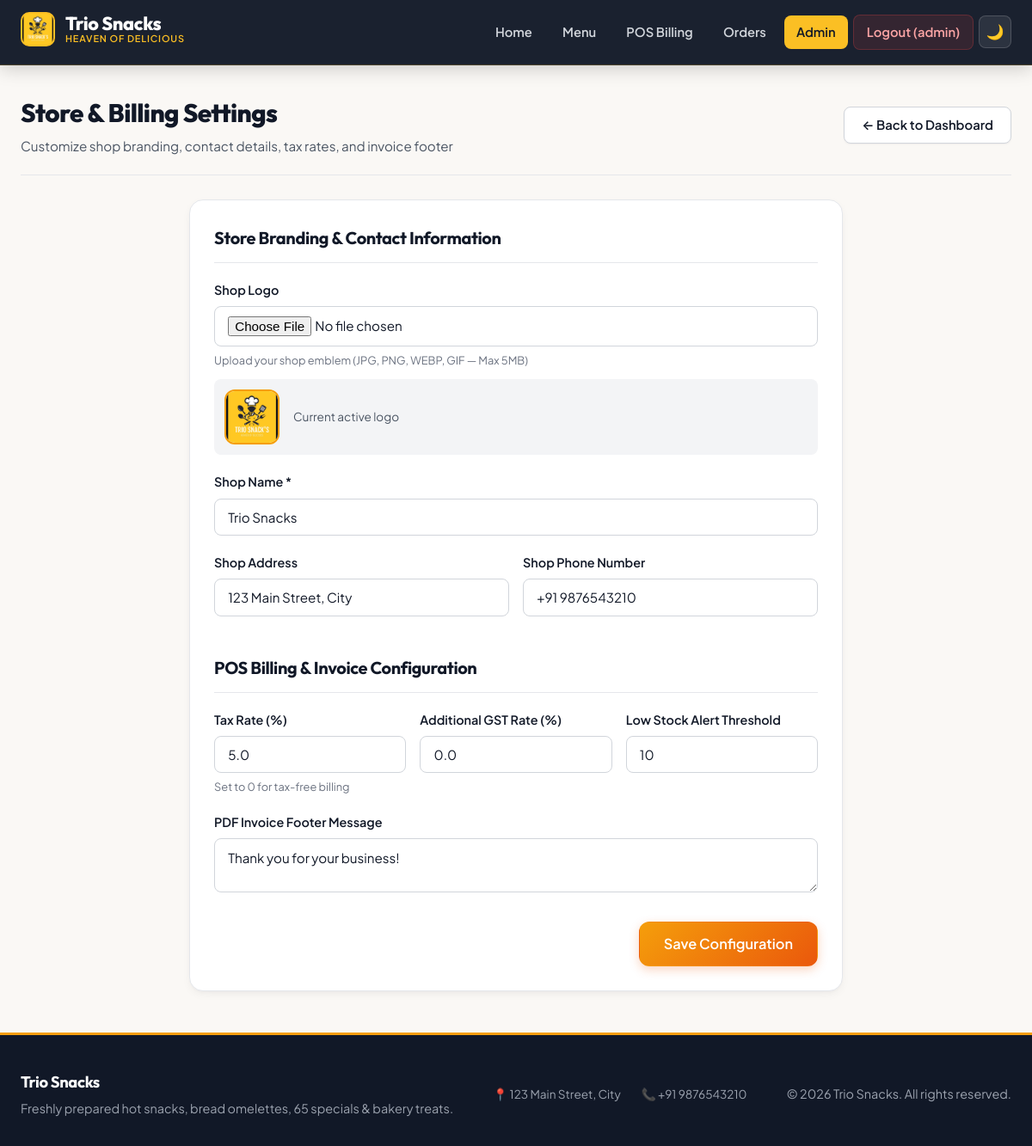
The app's page /admin/settings (signed in) with its own data.
### models.py (models this page shows, shortened)
class Setting(db.Model):
    __tablename__ = "settings"
    id = db.Column(db.Integer, primary_key=True)
    key = db.Column(db.String(100), unique=True, nullable=False, index=True)
    value = db.Column(db.Text, nullable=False)
    description = db.Column(db.String(255))
    updated_at = db.Column(db.DateTime, default=datetime.utcnow, onupdate=datetime.utcnow)

### app.py (the view)
@app.route("/admin/settings")
@admin_required
def admin_settings():
    settings = {s.key: s.value for s in Setting.query.all()}
    return render_template("admin/settings.html", settings=settings)

### app.py (called while the page is built)
def get_setting_value(key: str, default: str = "") -> str:
    try:
        setting = Setting.query.filter_by(key=key).first()
        return setting.value if setting and setting.value is not None else default
    except Exception:
        return default

@app.context_processor
def inject_global_context():
    shop_name = get_setting_value("shop_name", "Trio Snacks")
    shop_logo = get_setting_value(
        "shop_logo", "20260103_141024_WhatsApp_Image_2026-01-03_at_12.56.07_PM.jpeg"
    )
    shop_address = get_setting_value("shop_address", "123 Main Street, City")
    shop_phone = get_setting_value("shop_phone", "+91 9876543210")
    return {
        "global_shop_name": shop_name,
        "global_shop_logo": shop_logo,
        "global_shop_address": shop_address,
        "global_shop_phone": shop_phone,
        "current_year": datetime.now().year,
    }

@app.before_request
def ensure_db_ready():
    if not _db_initialized:
        init_db()

### auth.py (called while the page is built)
def get_current_user():
    user_id = session.get("user_id")
    if not user_id:
        return None
    return db.session.get(User, user_id)

def login_required(f):
    @wraps(f)
    def decorated_function(*args, **kwargs):
        if "user_id" not in session or not get_current_user():
            session.clear()
            if request.path.startswith("/api/"):
                return jsonify({"error": "Authentication required"}), 401
            return redirect(url_for("login", next=request.path))
        return f(*args, **kwargs)
    return decorated_function

def admin_required(f):
    @wraps(f)
    @login_required
    def decorated_function(*args, **kwargs):
        user = get_current_user()
        if not user or not user.is_admin():
            if request.path.startswith("/api/"):
                return jsonify({"error": "Administrator privileges required"}), 403
            return redirect(url_for("billing"))
        return f(*args, **kwargs)
    return decorated_function

### models.py (called while the page is built)
    def is_admin(self) -> bool:
        return self.role == "admin"

### templates/admin/settings.html (shortened to what this page needs)
{% extends "base.html" %}
{% block content %}
<div class="container">
    <div class="page-header">
        <div>
            <h1>Store &amp; Billing Settings</h1>
            <p>Customize shop branding, contact details, tax rates, and invoice footer</p>
        </div>
        <a href="{{ url_for('admin_dashboard') }}" class="btn btn-secondary">&larr; Back to Dashboard</a>
    </div>
    <div class="settings-card" style="max-width: 760px; margin: 0 auto;">
        <form method="POST" action="{{ url_for('admin_settings_update') }}" enctype="multipart/form-data">
            <h2>Store Branding &amp; Contact Information</h2>
            <div class="form-group">
                <label for="shop-logo">Shop Logo</label>
                <input type="file" id="shop-logo" name="logo" accept="image/*">
                <small>Upload your shop emblem (JPG, PNG, WEBP, GIF — Max 5MB)</small>
                {% if settings.get('shop_logo') %}
                    <div style="margin-top: 0.75rem; display: flex; align-items: center; gap: 1rem; padding: 0.75rem; background: var(--bg-subtle); border-radius: var(--radius-sm);">
                        <img src="{{ url_for('static', filename='images/' + settings.get('shop_logo')) }}"
                             alt="Shop Logo"
                             style="width: 64px; height: 64px; object-fit: cover; border-radius: 12px; border: 2px solid var(--primary-color);"
                             onerror="this.src='/uploads/{{ settings.get('shop_logo') }}'">
                        <span style="font-size: 0.85rem; color: var(--text-secondary);">Current active logo</span>
                    </div>
                {% endif %}
            </div>
            <div class="form-group">
                <label for="shop-name">Shop Name *</label>
                <input type="text" id="shop-name" name="shop_name" value="{{ settings.get('shop_name', 'Trio Snacks') }}" required>
            </div>
            <div style="display:grid;grid-template-columns:repeat(auto-fit, minmax(240px, 1fr));gap:1rem;">
                <div class="form-group">
                    <label for="shop-address">Shop Address</label>
                    <input type="text" id="shop-address" name="shop_address" value="{{ settings.get('shop_address', '') }}">
                </div>
                <div class="form-group">
                    <label for="shop-phone">Shop Phone Number</label>
                    <input type="text" id="shop-phone" name="shop_phone" value="{{ settings.get('shop_phone', '') }}">
                </div>
            </div>
            <h2 style="margin-top: 1.5rem;">POS Billing &amp; Invoice Configuration</h2>
            <div style="display:grid;grid-template-columns:repeat(auto-fit, minmax(180px, 1fr));gap:1rem;">
                <div class="form-group">
                    <label for="tax-rate">Tax Rate (%)</label>
                    <input type="number" id="tax-rate" name="tax_rate" step="0.1" min="0" value="{{ settings.get('tax_rate', '5.0') }}" required>
                    <small>Set to 0 for tax-free billing</small>
                </div>
                <div class="form-group">
                    <label for="gst-rate">Additional GST Rate (%)</label>
                    <input type="number" id="gst-rate" name="gst_rate" step="0.1" min="0" value="{{ settings.get('gst_rate', '0.0') }}" required>
                </div>
                <div class="form-group">
                    <label for="stock-alert-threshold">Low Stock Alert Threshold</label>
                    <input type="number" id="stock-alert-threshold" name="stock_alert_threshold" min="0" value="{{ settings.get('stock_alert_threshold', '10') }}" required>
                </div>
            </div>
            <div class="form-group">
                <label for="invoice-footer">PDF Invoice Footer Message</label>
                <textarea id="invoice-footer" name="invoice_footer" rows="2">{{ settings.get('invoice_footer', 'Thank you for your business!') }}</textarea>
            </div>
            <div class="form-actions">
                <button type="submit" class="btn btn-primary btn-large">Save Configuration</button>
            </div>
        </form>
    </div>
</div>
{% endblock %}

### templates/base.html (shortened to what this page needs)
<!DOCTYPE html>
<html lang="en">
<head>
    <link rel="stylesheet" href="{{ url_for('static', filename='css/main.css') }}">
    <link rel="stylesheet" href="{{ url_for('static', filename='css/dark-mode.css') }}">
</head>
<body>
    <nav class="navbar">
        <div class="container">
            <div class="nav-brand">
                <a href="{{ url_for('home') }}">
                    {% if global_shop_logo %}
                        <img src="{{ url_for('static', filename='images/' + global_shop_logo) }}"
                             alt="{{ global_shop_name }}"
                             class="nav-brand-logo"
                             onerror="this.style.display='none'">
                    {% else %}
                        <span class="nav-brand-badge">TS</span>
                    {% endif %}
                    <div class="nav-brand-text">
                        <span>{{ global_shop_name }}</span>
                        <span class="nav-brand-sub">Heaven of Delicious</span>
                    </div>
                </a>
            </div>
            <ul class="nav-menu" id="main-nav-menu">
                <li>
                    <a href="{{ url_for('home') }}" class="{% if request.path == '/' %}active{% endif %}">Home</a>
                </li>
                <li>
                    <a href="{{ url_for('menu') }}" class="{% if request.path.startswith('/menu') %}active{% endif %}">Menu</a>
                </li>
                {% if session.user_id %}
                    <li>
                        <a href="{{ url_for('billing') }}" class="{% if request.path.startswith('/billing') %}active{% endif %}">POS Billing</a>
                    </li>
                    <li>
                        <a href="{{ url_for('orders') }}" class="{% if request.path.startswith('/orders') %}active{% endif %}">Orders</a>
                    </li>
                    {% if session.role == 'admin' %}
                        <li>
                            <a href="{{ url_for('admin_dashboard') }}" class="{% if request.path.startswith('/admin') %}active{% endif %}">Admin</a>
                        </li>
                    {% endif %}
                    <li>
                        <a href="{{ url_for('logout') }}" class="nav-logout">Logout ({{ session.username }})</a>
                    </li>
                {% else %}
                    <li>
                        <a href="{{ url_for('login') }}" class="{% if request.path.startswith('/login') %}active{% endif %}">Staff Login</a>
                    </li>
                {% endif %}
                <li>
                    <button type="button" class="nav-theme-btn" data-theme-toggle title="Toggle Dark Mode">🌙</button>
                </li>
            </ul>
        </div>
    </nav>
    <main class="main-content">
        {% block content %}{% endblock %}
    </main>
    <footer class="footer">
        <div class="container">
            <div class="footer-grid">
                <div class="footer-brand">
                    <h4>{{ global_shop_name }}</h4>
                    <p>Freshly prepared hot snacks, bread omelettes, 65 specials &amp; bakery treats.</p>
                </div>
                <div class="footer-contact">
                    {% if global_shop_address %}
                        <span>📍 {{ global_shop_address }}</span>
                    {% endif %}
                    {% if global_shop_phone %}
                        <span>📞 {{ global_shop_phone }}</span>
                    {% endif %}
                </div>
                <div>
                    <p>&copy; {{ current_year }} {{ global_shop_name }}. All rights reserved.</p>
                </div>
            </div>
        </div>
    </footer>
</body>
</html>

### records on screen
Setting: value (picture)
Setting: value "Trio Snacks", shop_name "Trio Snacks"
Setting: shop_address "123 Main Street, City", value "123 Main Street, City"
Setting: shop_phone "+91 9876543210", value "+91 9876543210"
Setting: tax_rate "5.0"
Setting: gst_rate "0.0"
Setting: stock_alert_threshold "10"
Setting: invoice_footer "Thank you for your business!"

### other values on screen
{{ session.username }} "admin"
